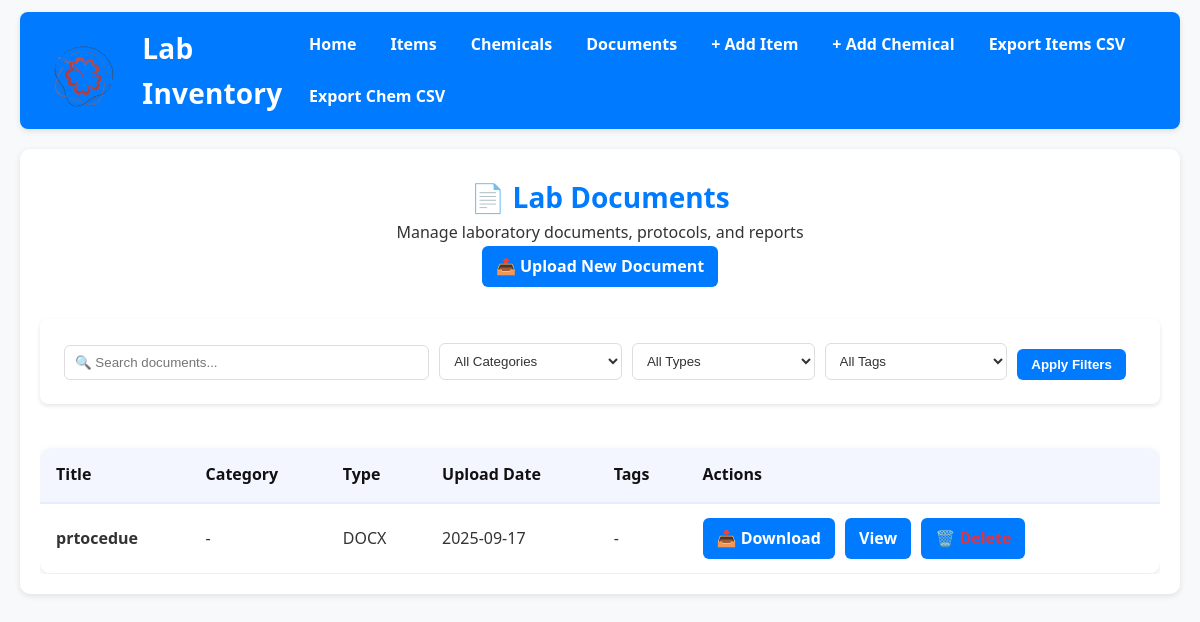
Screenshot of /documents with the database file from the repository.
### app.py (models this page shows, shortened)
class Document(db.Model):
    id = db.Column(db.Integer, primary_key=True)
    title = db.Column(db.String(200), nullable=False)
    description = db.Column(db.Text)
    category = db.Column(db.String(100))  # e.g., Protocol, Manual, Report, SOP
    document_type = db.Column(db.String(100))  # e.g., PDF, Word, Excel, Image
    upload_date = db.Column(db.DateTime, default=datetime.utcnow)
    file_path = db.Column(db.String(300), nullable=False)
    tags = db.Column(db.String(300))  # comma-separated tags
    uploaded_by = db.Column(db.String(100))

### app.py (the view, shortened to what this page needs)
@app.route('/documents')
def documents():
    search = request.args.get('search', '').strip()
    category = request.args.get('category', '').strip()
    doc_type = request.args.get('type', '').strip()
    tag = request.args.get('tag', '').strip()
    query = Document.query
    if category:
        query = query.filter(Document.category == category)
    if doc_type:
        query = query.filter(Document.document_type == doc_type)
    if tag:
        query = query.filter(Document.tags.ilike(f'%{tag}%'))
    docs = query.order_by(Document.upload_date.desc()).all()
    categories = [c[0] for c in db.session.query(Document.category).distinct().all() if c[0]]
    types = [t[0] for t in db.session.query(Document.document_type).distinct().all() if t[0]]
    all_tags = []
    for tag_str in db.session.query(Document.tags).distinct().all():
        if tag_str[0]:
            all_tags.extend([t.strip() for t in tag_str[0].split(',')])
    tags = list(set(all_tags))  # Remove duplicates
    return render_template('documents.html',
                         documents=docs,
                         search=search,
                         category=category,
                         doc_type=doc_type,
                         tag=tag,
                         categories=categories,
                         types=types,
                         tags=tags)

### templates/documents.html (shortened to what this page needs)
{% extends "base.html" %}
{% block content %}
<div class="page-header">
    <h1 class="page-title">📄 Lab Documents</h1>
    <p class="page-subtitle">Manage laboratory documents, protocols, and reports</p>
    <a href="{{ url_for('upload_document') }}" class="btn primary">📤 Upload New Document</a>
</div>
<div class="search-filters">
    <form method="GET" action="{{ url_for('documents') }}">
        <div class="filter-grid">
            <input type="text" name="search" placeholder="🔍 Search documents..." value="{{ search }}">
            <select name="category">
                <option value="">All Categories</option>
            </select>
            <select name="type">
                <option value="">All Types</option>
            </select>
            <select name="tag">
                <option value="">All Tags</option>
            </select>
            <button type="submit" class="btn primary">Apply Filters</button>
        </div>
    </form>
</div>
<div class="table-container">
    <table class="styled-table">
        <thead>
            <tr>
                <th>Title</th>
                <th>Category</th>
                <th>Type</th>
                <th>Upload Date</th>
                <th>Tags</th>
                <th>Actions</th>
            </tr>
        </thead>
        <tbody>
            {% for doc in documents %}
            <tr>
                <td><strong>{{ doc.title }}</strong></td>
                <td>{{ doc.category or '-' }}</td>
                <td>{{ doc.document_type|upper }}</td>
                <td>{{ doc.upload_date.strftime('%Y-%m-%d') }}</td>
                <td>
                    {% if doc.tags %}
                        {% for tag in doc.tags.split(',') %}
                            <span class="tag">{{ tag.strip() }}</span>
                        {% endfor %}
                    {% else %}
                        -
                    {% endif %}
                </td>
                <td class="actions">
                    <a href="{{ url_for('download_document', doc_id=doc.id) }}" class="btn primary" download>📥 Download</a>
                    <a href="{{ url_for('view_document', doc_id=doc.id) }}" class="btn secondary"> View</a>
                    <a href="{{ url_for('delete_document', doc_id=doc.id) }}" class="btn delete" onclick="return confirm('Delete this document?')">🗑️ Delete</a>
                </td>
            </tr>
            {% endfor %}
        </tbody>
    </table>
</div>
{% endblock %}

### static/style.css (style rules this page uses)
:root { --blue: #007bff; --blue-dark: #0056b3; --green: #28a745; --green-dark: #218838; --red: #dc3545; --red-dark: #c82333; --text: #333; --muted: #6b7280; --bg: #f8f9fa; --card: #ffffff; --border: #ddd; --shadow: 0 2px 6px rgba(0,0,0,0.1); }
* { margin: 0; padding: 0; box-sizing: border-box; }
html, body { font-family: "Segoe UI", Tahoma, Geneva, Verdana, sans-serif; background: var(--bg); color: var(--text); line-height: 1.6; }
.page-header { text-align: center; margin: 6px 0 16px; }
.page-title { font-size: 28px; font-weight: 800; color: var(--blue); }
.btn, button { display: inline-block; padding: 8px 14px; background: var(--blue); color: #fff; border: none; border-radius: 6px; text-decoration: none; font-weight: 600; cursor: pointer; transition: background .2s ease, color .2s ease, opacity .2s ease; }
a.delete { color: var(--red); font-weight: 700; text-decoration: none; }
input, select, textarea { width: 100%; padding: 9px 10px; border: 1px solid var(--border); border-radius: 6px; background: #fff; color: var(--text); transition: border .2s ease, box-shadow .2s ease; }
table { width: 100%; border-collapse: collapse; margin-top: 12px; border-radius: 10px; overflow: hidden; background: #fff; box-shadow: var(--shadow); }
th { background: var(--blue); color: #fff; text-align: left; padding: 12px 14px; font-weight: 700; }
td { padding: 12px 14px; border-bottom: 1px solid #eee; }
.table-container { overflow-x: auto; }
.styled-table { width: 100%; border-collapse: collapse; background: #fff; border-radius: 12px; overflow: hidden; box-shadow: var(--shadow); }
.styled-table thead th { background: #f3f6ff; color: #111; border-bottom: 2px solid #e6edff; }
.styled-table th, .styled-table td { padding: 14px 16px; text-align: left; }
.styled-table tbody tr { border-bottom: 1px solid #eef2f7; }
.actions { text-align: center; white-space: nowrap; }
.actions .btn { margin-right: 6px; }
.search-filters { background: white; padding: 1.5rem; border-radius: 8px; box-shadow: 0 2px 4px rgba(0,0,0,0.1); margin: 2rem 0; }
.filter-grid { display: grid; grid-template-columns: 2fr 1fr 1fr 1fr auto auto; gap: 10px; align-items: end; }

### templates/documents.html (style rules this page uses)
.filter-grid { display: grid; grid-template-columns: 2fr 1fr 1fr 1fr auto auto; gap: 10px; align-items: end; }

### rows the page displays
Document: title "prtocedue", category "-", document_type "DOCX", upload_date "2025-09-17"
